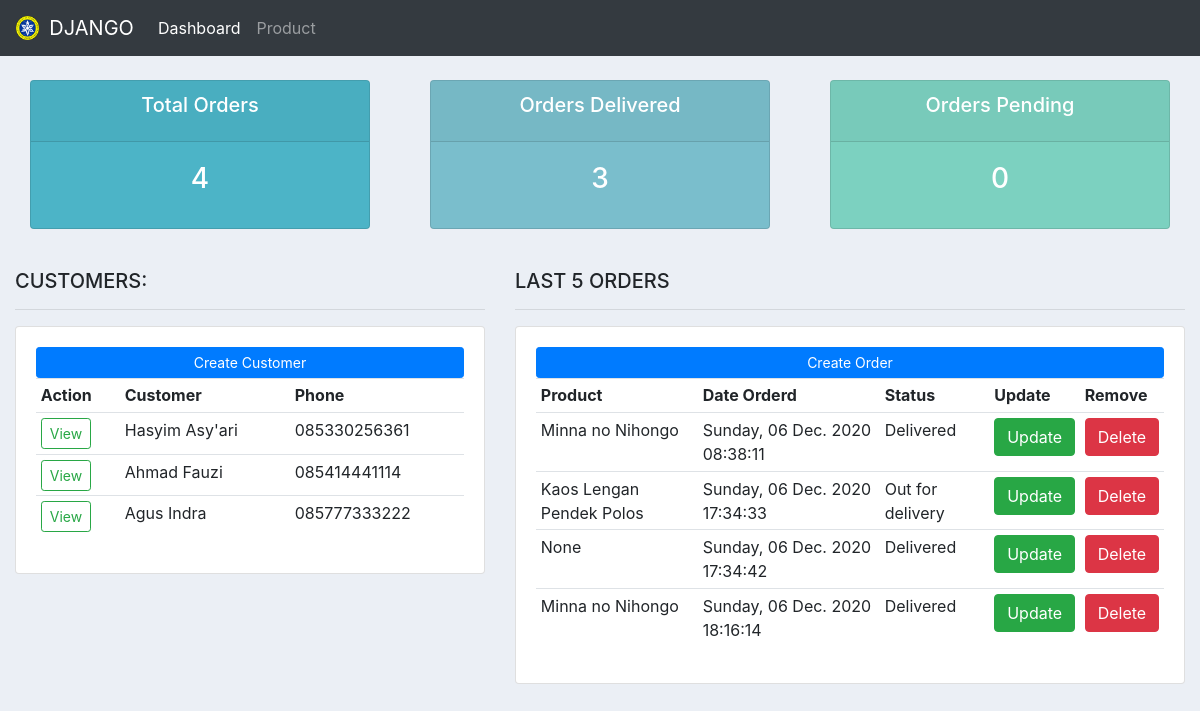
/, run on an earlier commit of the app's database.
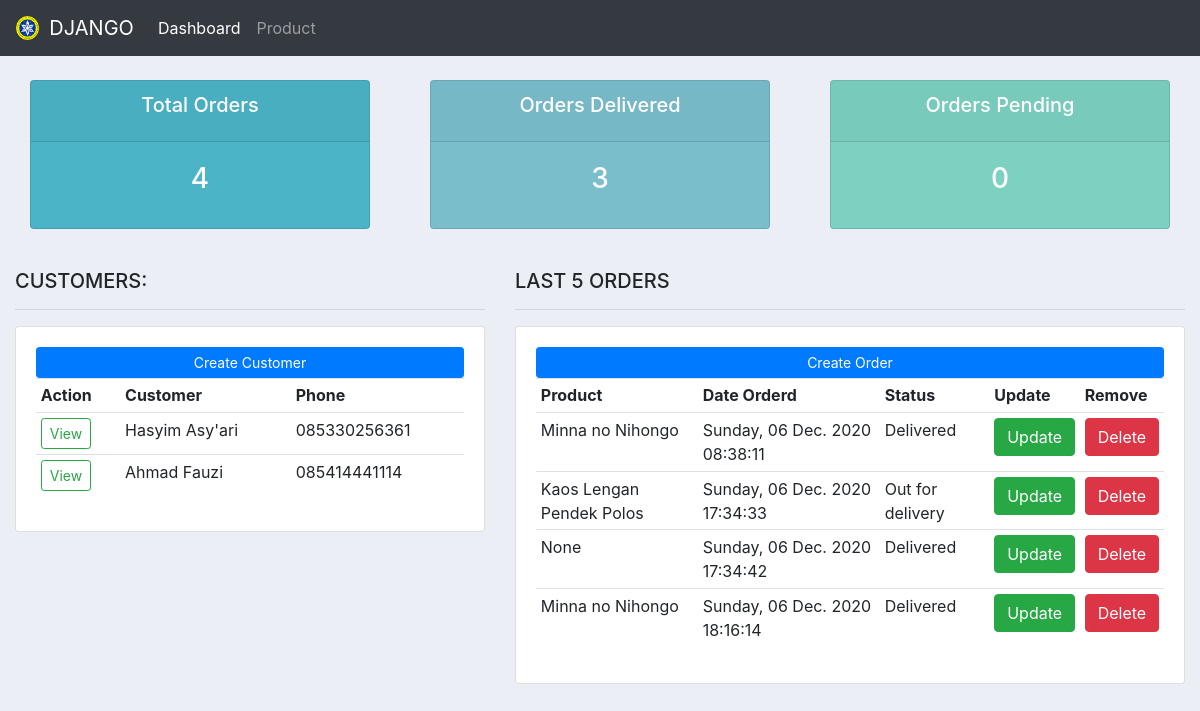
And on a later commit of the database.
### Asyari/models.py (models this page shows, shortened)
class Custumer(models.Model):
    name = models.CharField(max_length=200, blank=True, null=True)
    phone = models.CharField(max_length=200, blank=True, null=True)
    email = models.CharField(max_length=200, blank=True, null=True)
    date_created = models.DateTimeField(auto_now_add=True, null=True)

class Order(models.Model):
    STATUS = (
        ('Pending', 'Pending'),
        ('Out for delivery', 'Out for delivery'),
        ('Delivered', 'Delivered'),
    )
    custumer = models.ForeignKey(Custumer, null=True, on_delete=models.SET_NULL)
    product = models.ForeignKey(Product, null=True, on_delete=models.SET_NULL)
    date_created = models.DateTimeField(auto_now_add=True, null=True)
    status = models.CharField(max_length=200, null=True, choices=STATUS)
    note = models.CharField(max_length=200, blank=True, null=True)

class Product(models.Model):
    CATEGORY = (
        ('Indoor', 'Indoor'),
        ('Out Door', 'Out Door'),
    )
    name = models.CharField(max_length=200, blank=True, null=True)
    price = models.IntegerField(blank=True, null=True)
    category = models.CharField(max_length=200, blank=True, null=True, choices=CATEGORY)
    description = models.CharField(max_length=200, blank=True, null=True)
    date_created = models.DateTimeField(auto_now_add=True, null=True)
    tag = models.ManyToManyField(Tag)
    def __str__(self):
        return self.name

### Asyari/views.py (the view)
# urls.py: path('', views.home, name='home'),
def home(request):
    list_custumer = Custumer.objects.all()
    list_order = Order.objects.all()
    total_orders = list_order.count()
    delivered = list_order.filter(status = 'Delivered').count()
    pending = list_order.filter(status = 'Pending').count()
    context = {
        'judul': 'Halaman Beranda',
        'menu': 'home',
        'custumer':list_custumer,
        'order':list_order,
        'data_total_orders': total_orders,
        'data_delivered' : delivered,
        'data_pending' : pending,
    }
    return render(request, 'data/dashboard.html', context)

### Asyari/templates/data/dashboard.html
{% extends "data/main.html" %}
{% block content %}
{% include "data/status.html" %}
<br>
<div class="container-fluid">
    <div class="row">
        <div class="col-md-5">
            <h5>CUSTOMERS:</h5>
            <hr>
            <div class="card card-body">
                <a class="btn btn-primary btn-sm btn-block" href="">Create Customer</a>
                <table class="table table-sm">
                    <tr>
                        <th>Action</th>
                        <th>Customer</th>
                        <th>Phone</th>
                    </tr>
                    {% for datacustumer in custumer %}
                    <tr>
                        <td><a href="{% url 'custumer' datacustumer.id %}" class="btn btn-outline-success btn-sm">View</></td>
                        <td>{{ datacustumer.name }}</td>
                        <td>{{ datacustumer.phone }}</td>
                    </tr>
                    {% endfor %}
                </table>
            </div>
        </div>
        <div class="col-md-7">
            <h5>LAST 5 ORDERS</h5>
            <hr>
            <div class="card card-body">
                <a class="btn btn-primary btn-sm btn-block" href="{% url 'create_order' %}">Create Order</a>
                <table class="table table-sm">
                    <tr>
                        <th>Product</th>
                        <th>Date Orderd</th>
                        <th>Status</th>
                        <th>Update</th>
                        <th>Remove</th>
                    </tr>
                    {% for dataorder in order %}
                    <tr>
                        <td>{{ dataorder.product }}</td>
                        <td>{{ dataorder.date_created|date:"l, d N Y" }} {{ dataorder.date_created|time:"H:i:s" }}</td>
                        <td>{{ dataorder.status }}</td>
                        <td><a href="{% url 'update_order' dataorder.id %}" class="btn btn-success">Update</a></td>
                        <td><a href="{% url 'delete_order' dataorder.id %}" class="btn btn-danger">Delete</a></td>
                    </tr>
                    {% endfor %}
                </table>
            </div>
        </div>
    </div>
</div>
{% endblock content %}

What changed in the data, as far as the page shows it:
removed Custumer: name "Agus Indra", phone "085777333222"
